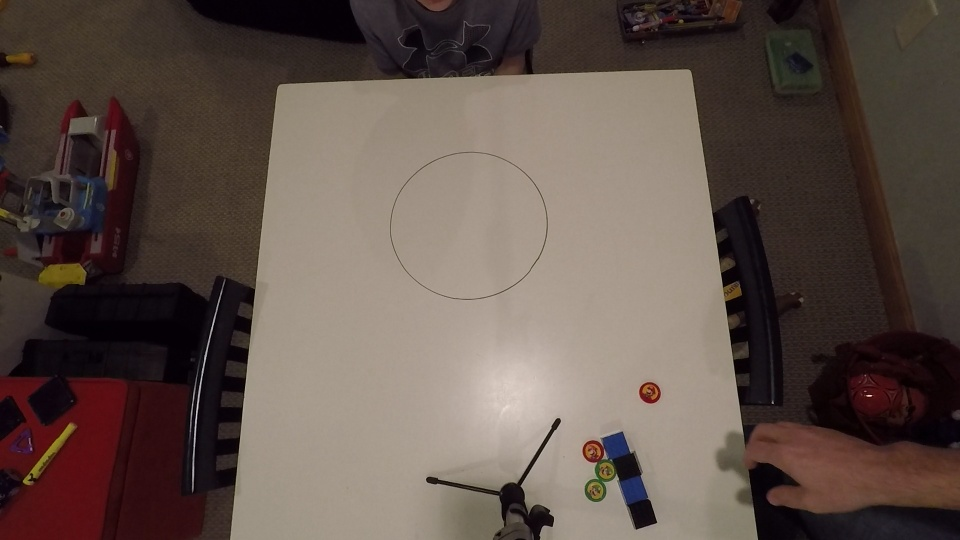
#> input picture paper/setup.jpg, 960 x 540 px, found by its file name
$ python line.py
#> lines starting #> are read from the running program, lines starting #| are printed output that depends on the picture; after the words box and inside, x2 and y2 are one past the last pixel; in counts of white or black regions, pixels touching at a corner belong together
import cv2
import numpy as np

img = cv2.imread('setup.jpg')
#> img is the input picture: shape (540, 960, 3); mean B, G, R 74.3, 81.7, 96.2
gray = cv2.cvtColor(img,cv2.COLOR_BGR2GRAY)
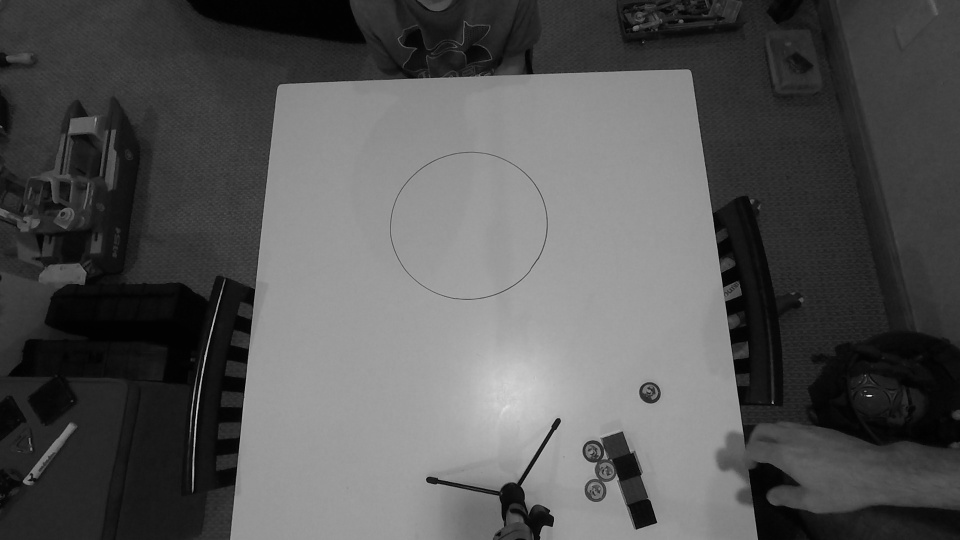
#> gray: shape (540, 960); min 1, max 224, mean 85.3


edges = cv2.Canny(gray,100,200,apertureSize = 3)
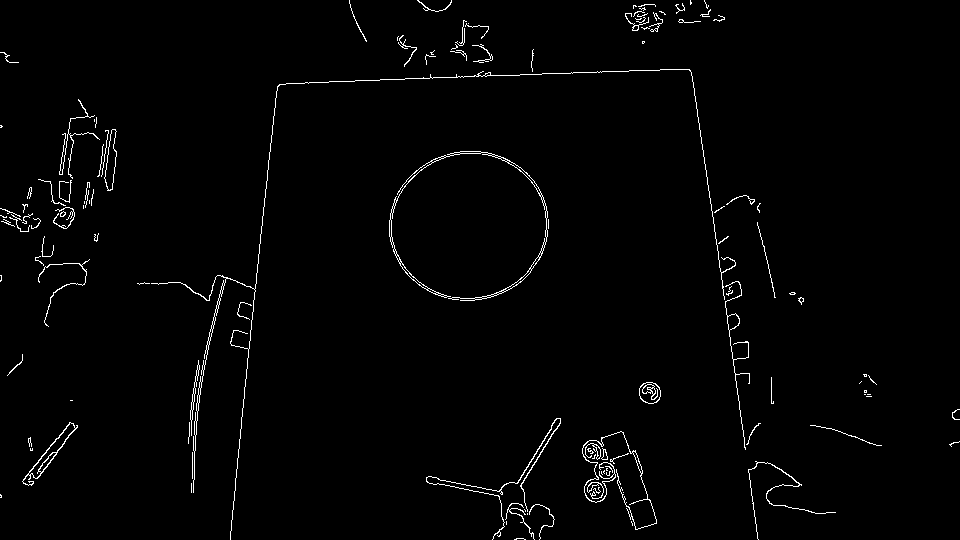
#> edges: shape (540, 960); 1.6% white in thin lines or dots
cv2.imshow('edges',edges)
cv2.waitKey(0)

minLineLength = 100
maxLineGap = 10
lines = cv2.HoughLinesP(edges,1,np.pi/180,15,minLineLength,maxLineGap)
#> lines = 61 rows, first 6: [252, 319, 253, 303], [464, 76, 474, 76], [286, 83, 304, 83], [716, 239, 717, 250], [215, 312, 218, 298], [194, 399, 195, 388]
for x in range(0, len(lines)):
    for x1,y1,x2,y2 in lines[x]:
        cv2.line(img,(x1,y1),(x2,y2),(0,255,0),2)
        cv2.imshow('hough',img)
        cv2.waitKey(0)
#> this loop made 61 passes
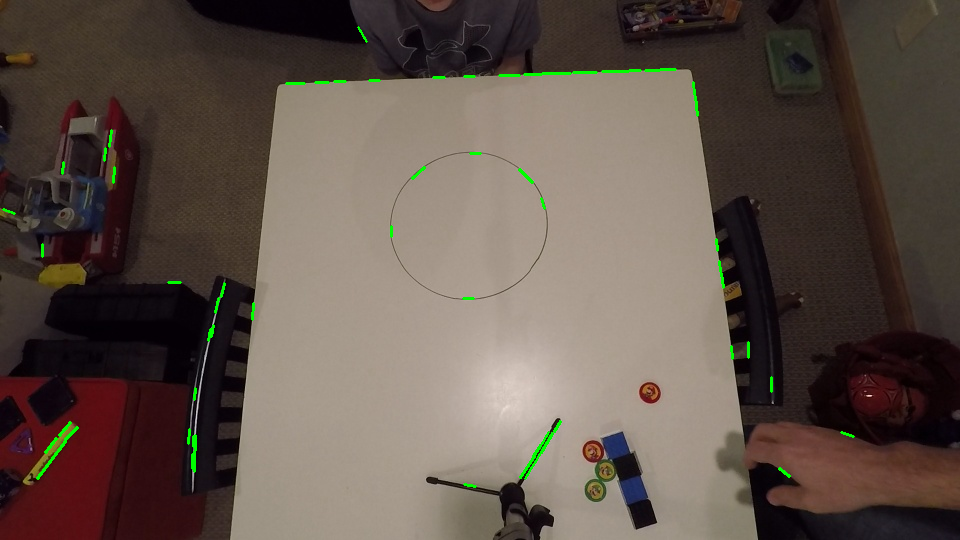
#> img: shape (540, 960, 3); 0.58% of pixels changed, all inside (x1, y1, x2, y2) = (2, 26, 855, 488)

$ run again, with paper/CC389.jpg copied over paper/setup.jpg
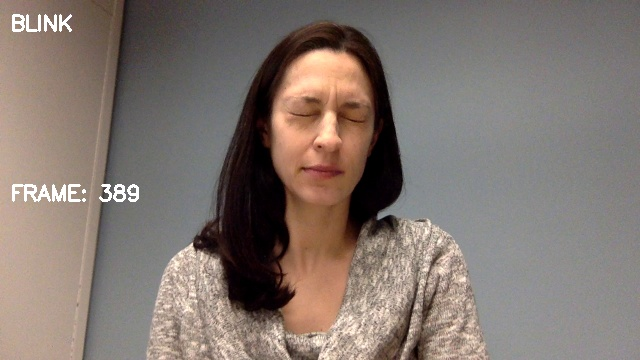
#> input picture paper/CC389.jpg, 640 x 360 px, found by its file name
#> img is the input picture: shape (360, 640, 3); mean B, G, R 111.8, 118.6, 130.6
#> `edges = cv2.Canny(gray,100,200,apertureSize = 3)`:
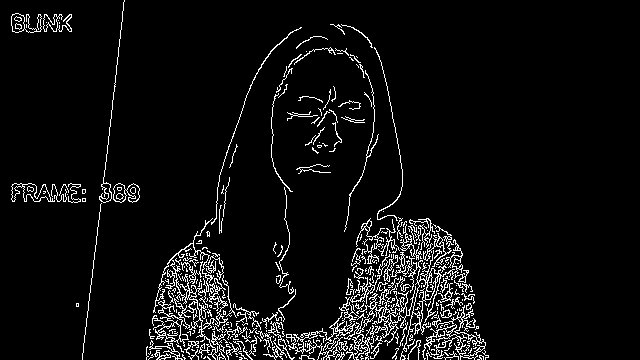
#> edges: shape (360, 640); 5.7% white in thin lines or dots, all inside (x1, y1, x2, y2) = (11, 0, 489, 360)
#> lines = [[98, 226, 99, 212], [86, 325, 87, 311], [223, 164, 230, 142], [217, 198, 217, 188], [89, 300, 90, 285], [278, 176, 289, 188], [384, 75, 387, 89], [219, 233, 219, 218], [155, 346, 167, 346], [106, 161, 107, 145]]
#> the loop `for x in range(0, len(lines)):` made 10 passes
#> after the loop `for x in range(0, len(lines)):`:
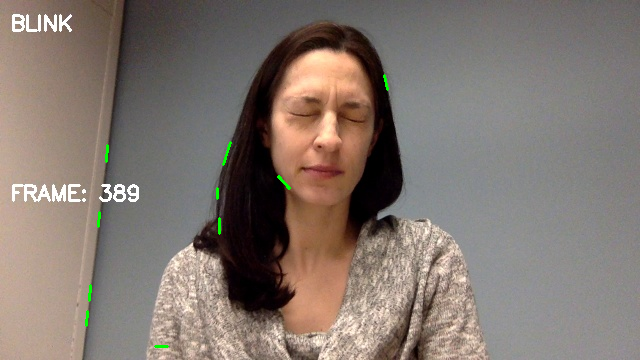
#> img: shape (360, 640, 3); 0.21% of pixels changed, all inside (x1, y1, x2, y2) = (85, 74, 389, 348)

$ run again, with paper/CC_gaze1055.jpg copied over paper/setup.jpg
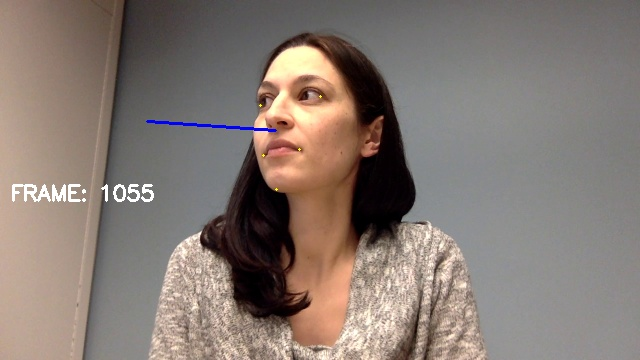
#> input picture paper/CC_gaze1055.jpg, 640 x 360 px, found by its file name
#> img is the input picture: shape (360, 640, 3); mean B, G, R 115, 122, 134
#> `edges = cv2.Canny(gray,100,200,apertureSize = 3)`:
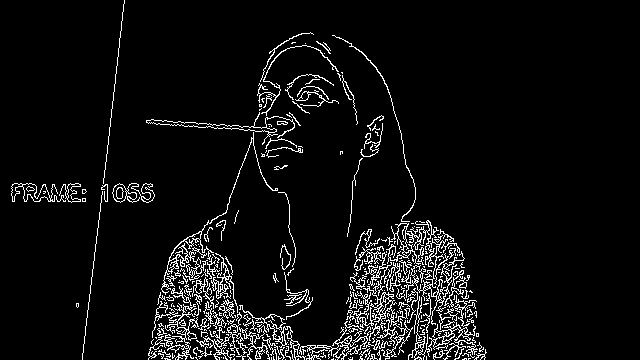
#> edges: shape (360, 640); 5.8% white in thin lines or dots, all inside (x1, y1, x2, y2) = (11, 0, 487, 360)
#> lines = [[298, 312, 308, 306], [229, 200, 236, 180], [90, 292, 91, 277], [343, 85, 349, 99], [314, 347, 326, 347], [107, 152, 108, 136], [116, 73, 117, 57], [352, 199, 352, 181], [393, 108, 396, 119]]
#> the loop `for x in range(0, len(lines)):` made 9 passes
#> after the loop `for x in range(0, len(lines)):`:
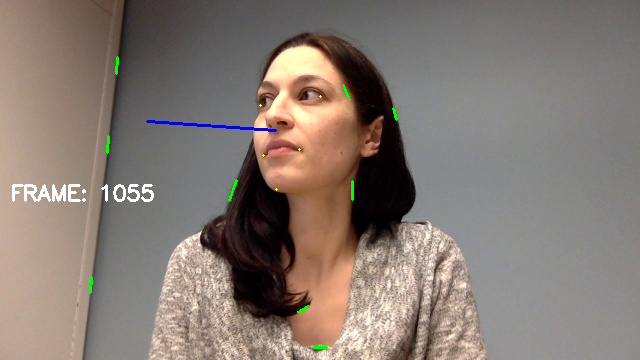
#> img: shape (360, 640, 3); 0.19% of pixels changed, all inside (x1, y1, x2, y2) = (89, 56, 398, 349)
